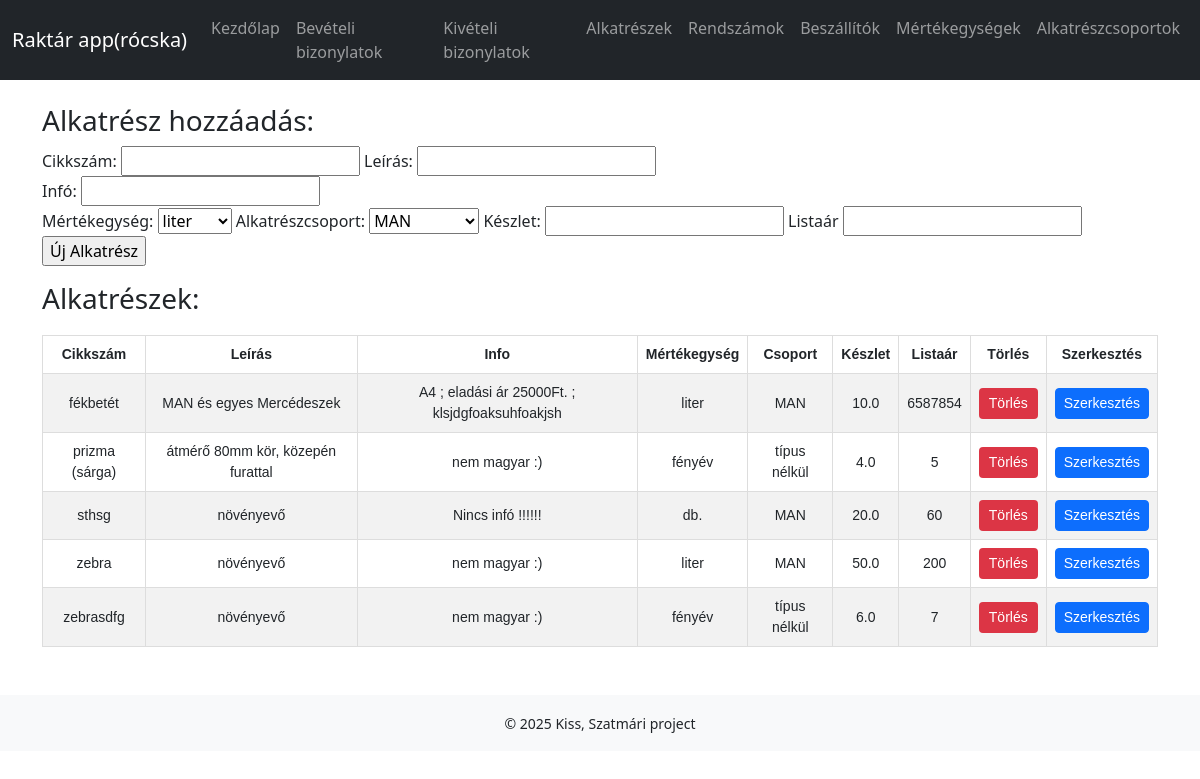
The page /alkatresz/ on the database as committed earlier.
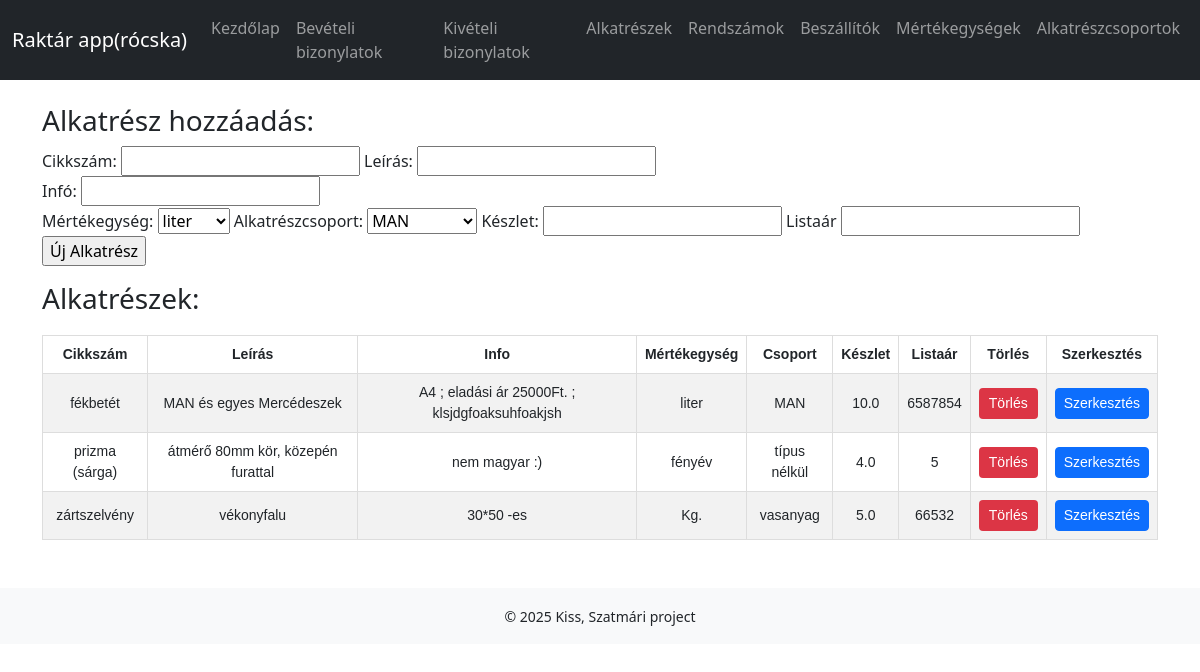
The same page on the database as committed later.
### raktar/models.py (models this page shows, shortened)
class Alkatresz(models.Model):
    cikkszam = models.CharField(max_length=100, unique=True)
    leiras = models.CharField(max_length=50)
    info = models.CharField(max_length=300, blank=True, null=True)
    mertekegyseg = models.ForeignKey(Mertekegyseg, on_delete=models.PROTECT, related_name="alkatreszek")
    alkatreszcsoport = models.ForeignKey(Alkatreszcsoport, on_delete=models.PROTECT, related_name="alkatreszek")
    keszlet = models.FloatField(default=0)
    listaar = models.IntegerField()

class Mertekegyseg(models.Model):
    mertegys = models.CharField(max_length=20)
    def __str__(self):
        return self.mertegys

class Alkatreszcsoport(models.Model):
    alkcsop = models.CharField(max_length=50)
    def __str__(self):
        return self.alkcsop

### raktar/views.py (the view)
# urls.py: path('alkatresz/', views.alkatresz, name='alkatresz'),
def alkatresz(request):
    alkatreszek = Alkatresz.objects.all().order_by('cikkszam')
    mertekegysegek = Mertekegyseg.objects.all()
    alkatreszcsoportok = Alkatreszcsoport.objects.all().order_by('alkcsop')
    context = {'alkatreszek':alkatreszek, 'mertekegysegek':mertekegysegek, 'alkatreszcsoportok':alkatreszcsoportok}
    return render(request,'alkatresz.html',context)

### raktar/templates/alkatresz.html (shortened to what this page needs)
{% extends 'base.html' %}
{% block content %}
    <section>
            <h3>Alkatrész hozzáadás:</h3>
            <form action=" {% url 'raktar:addAlkatresz' %} " method="post">
                <label>
                        <label >
                            Cikkszám: <input type="text" name="ujCikkszam" id="ujCikkszam">
                        </label>
                        <label>
                            Leírás: <input type="text" name="ujLeiras" id="ujLeiras">
                        </label><br>
                        <label>
                            Infó: <input type="text" name="ujInfo" id="ujInfo">
                        </label><br>
                        <label>
                            Mértékegység:
                            <select name="ujMertekegyseg" id="ujMertekegyseg">
                                {% for item in mertekegysegek %}
                                    <option value="{{item}}">{{item}}</option>
                                {% endfor %}
                            </select>
                        </label>
                        <label>
                            Alkatrészcsoport:
                            <select name="ujAlkatreszCsoport" id="ujAlkatreszCsoport">
                                {% for item in alkatreszcsoportok %}
                                    <option value="{{item}}">{{item}}</option>
                                {% endfor %}
                            </select>
                        </label>
                        <label>
                            Készlet: <input type="number" name="ujKeszlet" id="ujKeszlet">
                        </label>
                        <label>
                            Listaár <input type="number" name="ujListaar" id="ujListaar">
                        </label><br>
                        <input type="submit" value="Új Alkatrész">
                </label>
            </form>
    </section>
    <section>
    <h3>Alkatrészek: </h3>
    <table>
        <tr>
           <th>Cikkszám</th>
           <th>Leírás</th>
           <th>Info</th>
           <th>Mértékegység</th>
           <th>Csoport</th>
           <th>Készlet</th>
           <th>Listaár</th>
           <th>Törlés</th>
           <th>Szerkesztés</th>
        </tr>
        {% for i in alkatreszek%}
        <tr>
            <td>{{i.cikkszam}}</td>
            <td>{{i.leiras}}</td>
            <td>{{i.info}}</td>
            <td>{{i.mertekegyseg}}</td>
            <td>{{i.alkatreszcsoport}}</td>
            <td>{{i.keszlet}}</td>
            <td>{{i.listaar}}</td>
            <td>
                <form method="post" action="{% url 'raktar:deleteAlkatreszById' i.id %}" style="display:inline;">
                <button type="submit" class="btn btn-danger btn-sm">Törlés</button>
                </form>
            </td>
            <td>
                <a href="{% url 'raktar:editAlkatreszById' i.id %}" class="btn btn-primary btn-sm">
                Szerkesztés</a>
            </td>
        </tr>
        {% endfor %}
    </table>
    </section>
{% endblock %}

Rows that differ between the two databases and show on the page:
removed Alkatresz: cikkszam "sthsg", leiras "növényevő", info "Nincs infó !!!!!!", mertekegyseg "db.", alkatreszcsoport "MAN", keszlet "20.0", listaar "60"
removed Alkatresz: cikkszam "zebra", leiras "növényevő", info "nem magyar :)", mertekegyseg "liter", alkatreszcsoport "MAN", keszlet "50.0", listaar "200"
removed Alkatresz: cikkszam "zebrasdfg", leiras "növényevő", info "nem magyar :)", mertekegyseg "fényév", alkatreszcsoport "típus nélkül", keszlet "6.0", listaar "7"
added Alkatresz: cikkszam "zártszelvény", leiras "vékonyfalu", info "30*50 -es", mertekegyseg "Kg.", alkatreszcsoport "vasanyag", keszlet "5.0", listaar "66532"
